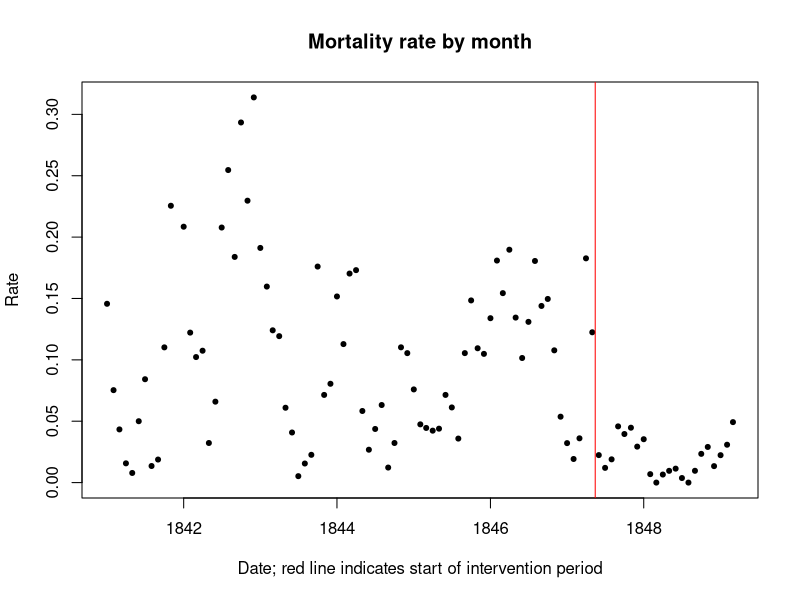

Reproduce this figure in R.
## ---- chunk 1
knitr::opts_chunk$set(echo = TRUE)
## ---- chunk 2
set.seed(12345)
## ---- chunk 3
year.data <- read.csv("year_data.csv")
knitr::kable(year.data) # or just year.data, for a less pretty display
## ---- chunk 4
n1 <- sum(year.data[year.data$clinic==1,]$births) # number of births in clinic 1
y1 <- sum(year.data[year.data$clinic==1,]$deaths) # number of deaths in clinic 1
c(n1, y1)

n2 <- sum(year.data[year.data$clinic==2,]$births) # number of births in clinic 2
y2 <- sum(year.data[year.data$clinic==2,]$deaths) # number of deaths in clinic 2
c(n2, y2)
## ---- chunk 5
month.data <- read.csv("month_data.csv")
month.data <- month.data[!is.na(month.data$births),]

month.data$rate <- month.data$deaths/month.data$births
month.data$date <- as.Date(month.data$date)

intervention.date <- as.Date("1847-05-15")

plot(month.data$date, month.data$rate, pch=20, main="Mortality rate by month",
     xlab="Date; red line indicates start of intervention period", ylab="Rate")
abline(v=intervention.date, col="red")
## ---- chunk 6
before.intervention <- month.data[month.data$date < intervention.date,]
after.intervention <- month.data[month.data$date > intervention.date,]

n1 <- sum(before.intervention$births)
y1 <- sum(before.intervention$deaths)
n2 <- sum(after.intervention$births)
y2 <- sum(after.intervention$deaths)
## ---- chunk 7
x1 <- c(1,0)
x2 <- c(1,1)

sigma <- function(z) {
  1/(1+exp(-z))
}
